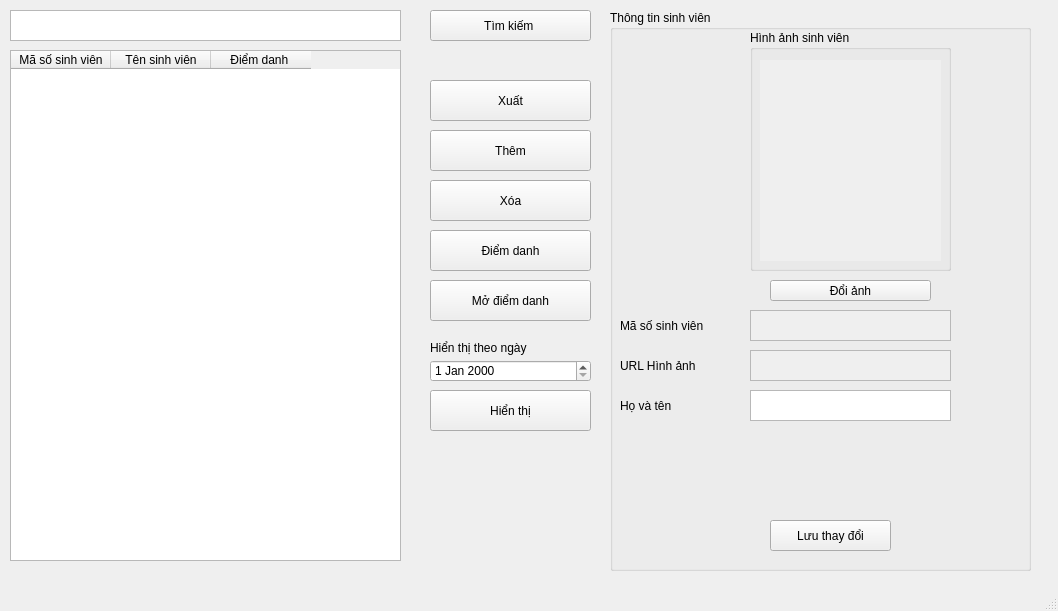
<?xml version="1.0" encoding="UTF-8"?>
<ui version="4.0">
 <class>MainWindow</class>
 <widget class="QMainWindow" name="MainWindow">
  <property name="geometry">
   <rect>
    <x>0</x>
    <y>0</y>
    <width>1058</width>
    <height>611</height>
   </rect>
  </property>
  <property name="windowTitle">
   <string>MainWindow</string>
  </property>
  <widget class="QWidget" name="centralwidget">
   <widget class="QPushButton" name="btn_Show">
    <property name="geometry">
     <rect>
      <x>430</x>
      <y>80</y>
      <width>161</width>
      <height>41</height>
     </rect>
    </property>
    <property name="text">
     <string>Xuất</string>
    </property>
   </widget>
   <widget class="QPushButton" name="btn_Add">
    <property name="geometry">
     <rect>
      <x>430</x>
      <y>130</y>
      <width>161</width>
      <height>41</height>
     </rect>
    </property>
    <property name="text">
     <string>Thêm</string>
    </property>
   </widget>
   <widget class="QPushButton" name="btn_Delete">
    <property name="geometry">
     <rect>
      <x>430</x>
      <y>180</y>
      <width>161</width>
      <height>41</height>
     </rect>
    </property>
    <property name="text">
     <string>Xóa</string>
    </property>
   </widget>
   <widget class="QPlainTextEdit" name="tv_search">
    <property name="geometry">
     <rect>
      <x>10</x>
      <y>10</y>
      <width>391</width>
      <height>31</height>
     </rect>
    </property>
   </widget>
   <widget class="QPushButton" name="btn_Search">
    <property name="geometry">
     <rect>
      <x>430</x>
      <y>10</y>
      <width>161</width>
      <height>31</height>
     </rect>
    </property>
    <property name="text">
     <string>Tìm kiếm </string>
    </property>
   </widget>
   <widget class="QTableWidget" name="TV_student">
    <property name="geometry">
     <rect>
      <x>10</x>
      <y>50</y>
      <width>391</width>
      <height>511</height>
     </rect>
    </property>
    <property name="selectionMode">
     <enum>QAbstractItemView::SingleSelection</enum>
    </property>
    <property name="selectionBehavior">
     <enum>QAbstractItemView::SelectRows</enum>
    </property>
    <column>
     <property name="text">
      <string>Mã số sinh viên</string>
     </property>
    </column>
    <column>
     <property name="text">
      <string>Tên sinh viên</string>
     </property>
    </column>
    <column>
     <property name="text">
      <string>Điểm danh </string>
     </property>
    </column>
   </widget>
   <widget class="QGroupBox" name="groupBox">
    <property name="geometry">
     <rect>
      <x>610</x>
      <y>10</y>
      <width>421</width>
      <height>561</height>
     </rect>
    </property>
    <property name="title">
     <string>Thông tin sinh viên </string>
    </property>
    <widget class="QLabel" name="label_3">
     <property name="geometry">
      <rect>
       <x>10</x>
       <y>300</y>
       <width>121</width>
       <height>31</height>
      </rect>
     </property>
     <property name="text">
      <string>Mã số sinh viên</string>
     </property>
    </widget>
    <widget class="QTextEdit" name="tv_tensv">
     <property name="geometry">
      <rect>
       <x>140</x>
       <y>380</y>
       <width>201</width>
       <height>31</height>
      </rect>
     </property>
    </widget>
    <widget class="QLabel" name="label_4">
     <property name="geometry">
      <rect>
       <x>10</x>
       <y>380</y>
       <width>121</width>
       <height>31</height>
      </rect>
     </property>
     <property name="text">
      <string>Họ và tên</string>
     </property>
    </widget>
    <widget class="QTextEdit" name="tv_mssv">
     <property name="enabled">
      <bool>false</bool>
     </property>
     <property name="geometry">
      <rect>
       <x>140</x>
       <y>300</y>
       <width>201</width>
       <height>31</height>
      </rect>
     </property>
    </widget>
    <widget class="QPushButton" name="btn_Save">
     <property name="geometry">
      <rect>
       <x>160</x>
       <y>510</y>
       <width>121</width>
       <height>31</height>
      </rect>
     </property>
     <property name="text">
      <string>Lưu thay đổi</string>
     </property>
    </widget>
    <widget class="QGroupBox" name="groupBox_2">
     <property name="geometry">
      <rect>
       <x>140</x>
       <y>20</y>
       <width>201</width>
       <height>241</height>
      </rect>
     </property>
     <property name="title">
      <string>Hình ảnh sinh viên</string>
     </property>
     <widget class="QLabel" name="lb_avatar">
      <property name="geometry">
       <rect>
        <x>10</x>
        <y>30</y>
        <width>181</width>
        <height>201</height>
       </rect>
      </property>
      <property name="autoFillBackground">
       <bool>true</bool>
      </property>
      <property name="text">
       <string/>
      </property>
      <property name="scaledContents">
       <bool>true</bool>
      </property>
     </widget>
    </widget>
    <widget class="QPushButton" name="btn_addimage">
     <property name="geometry">
      <rect>
       <x>160</x>
       <y>270</y>
       <width>161</width>
       <height>21</height>
      </rect>
     </property>
     <property name="text">
      <string>Đổi ảnh</string>
     </property>
    </widget>
    <widget class="QTextEdit" name="tv_url">
     <property name="enabled">
      <bool>false</bool>
     </property>
     <property name="geometry">
      <rect>
       <x>140</x>
       <y>340</y>
       <width>201</width>
       <height>31</height>
      </rect>
     </property>
    </widget>
    <widget class="QLabel" name="label_5">
     <property name="geometry">
      <rect>
       <x>10</x>
       <y>340</y>
       <width>121</width>
       <height>31</height>
      </rect>
     </property>
     <property name="text">
      <string>URL Hình ảnh</string>
     </property>
    </widget>
   </widget>
   <widget class="QPushButton" name="btn_attend">
    <property name="geometry">
     <rect>
      <x>430</x>
      <y>230</y>
      <width>161</width>
      <height>41</height>
     </rect>
    </property>
    <property name="text">
     <string>Điểm danh</string>
    </property>
   </widget>
   <widget class="QPushButton" name="OpenCamera">
    <property name="geometry">
     <rect>
      <x>430</x>
      <y>280</y>
      <width>161</width>
      <height>41</height>
     </rect>
    </property>
    <property name="text">
     <string>Mở điểm danh</string>
    </property>
   </widget>
   <widget class="QLabel" name="label">
    <property name="geometry">
     <rect>
      <x>430</x>
      <y>340</y>
      <width>121</width>
      <height>16</height>
     </rect>
    </property>
    <property name="text">
     <string>Hiển thị theo ngày</string>
    </property>
   </widget>
   <widget class="QPushButton" name="btnShow">
    <property name="geometry">
     <rect>
      <x>430</x>
      <y>390</y>
      <width>161</width>
      <height>41</height>
     </rect>
    </property>
    <property name="text">
     <string>Hiển thị</string>
    </property>
   </widget>
   <widget class="QDateEdit" name="dateEdit">
    <property name="geometry">
     <rect>
      <x>430</x>
      <y>360</y>
      <width>161</width>
      <height>22</height>
     </rect>
    </property>
   </widget>
  </widget>
  <widget class="QMenuBar" name="menubar">
   <property name="geometry">
    <rect>
     <x>0</x>
     <y>0</y>
     <width>1058</width>
     <height>26</height>
    </rect>
   </property>
  </widget>
  <widget class="QStatusBar" name="statusbar"/>
 </widget>
 <resources/>
 <connections/>
</ui>
